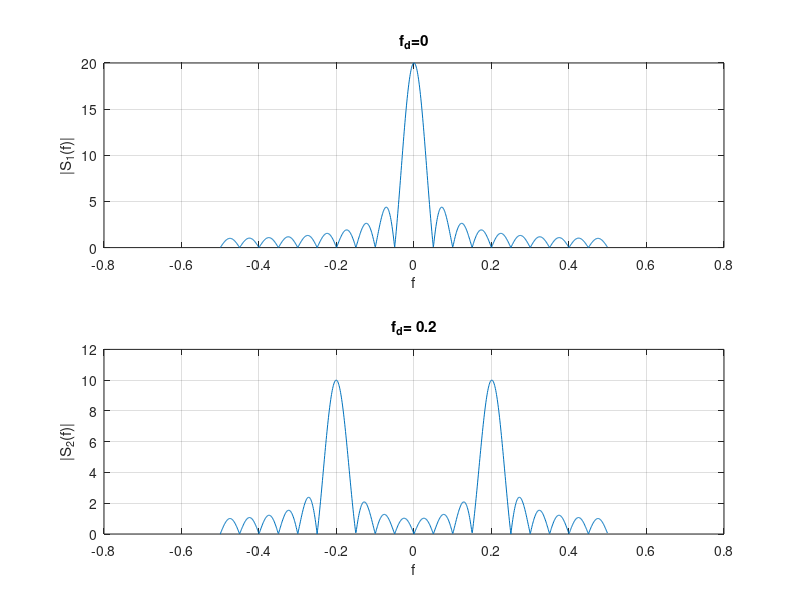

Write MATLAB code to recreate this figure.
% FSSP3exer2_3.m
%
%  This program computes the magnitude of the discrete-time Fourier
%  transform for a time truncated sinusoid having various frequencies.
%  It illustrates the distinguishability of a sinusoid at fd=0 from a 
%  sinusoid at another frequency,
%
close all; clc;clear all;

N=20;  % number of data samples
n=[0:N-1]'; % time samples
fd=0.2; % change to 0.01 to see a peak at fd=0
s1=cos(2*pi*(0)*n); % signal freq at zero
s2=cos(2*pi*fd*n);  % signal freq at fd
f=([0:1023]'/1024)-0.5; % frequencies from -0.5 to 0.5
for i=1:1024
 e=exp(j*2*pi*f(i)*n);
    S1mag(i,1)=abs(sum(e'*s1)); % complex magnitude of Fourier transform
    S2mag(i,1)=abs(sum(e'*s2)); % abs = |  |
end


subplot(2,1,1), plot(f,S1mag)
xlabel('f'), ylabel('|S_1(f)|')
title('f_d=0'), grid

subplot(2,1,2), plot(f,S2mag)
xlabel('f'), ylabel('|S_2(f)|')
title(['f_d= ' num2str(fd)]), grid
                       
